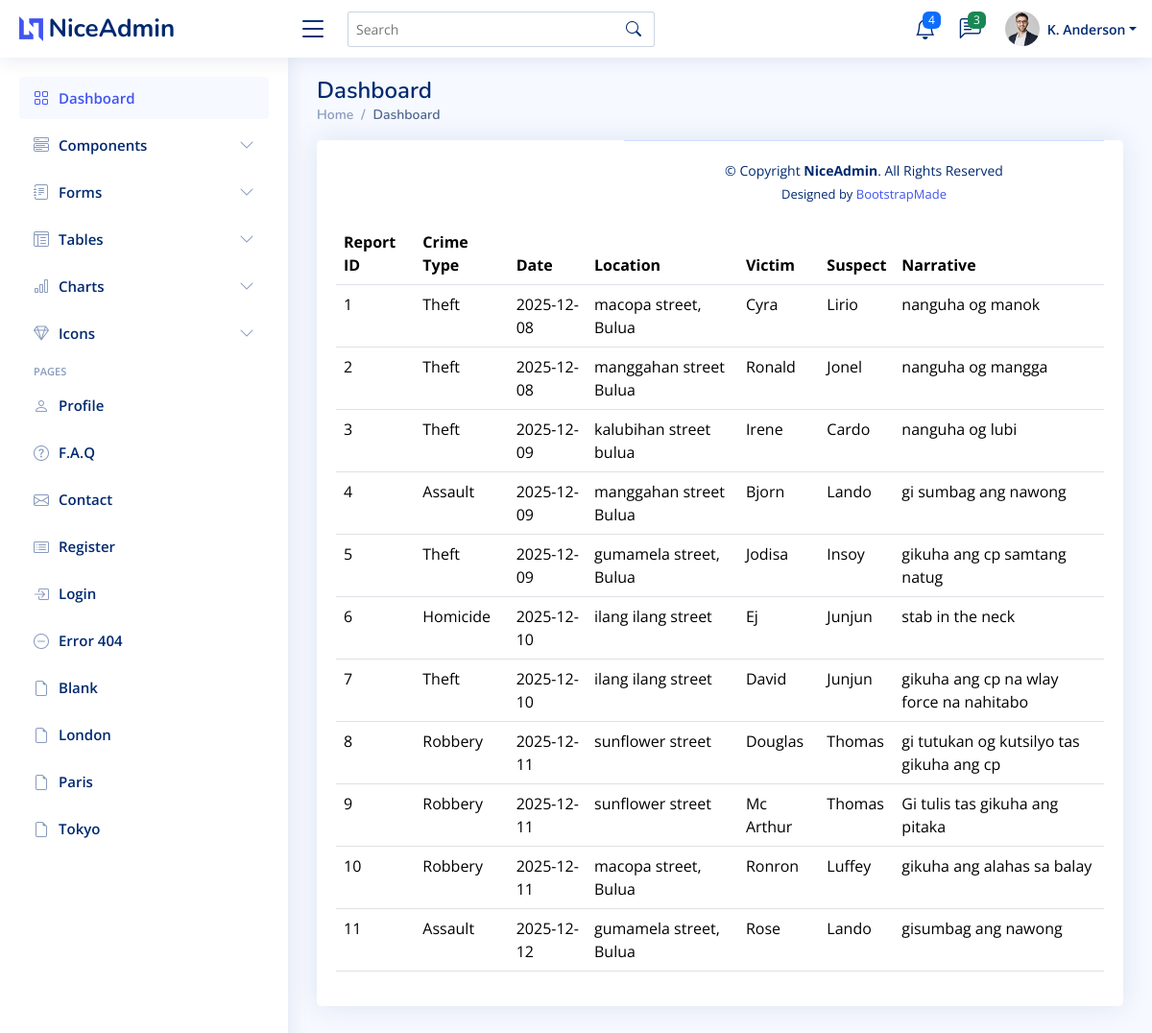
Page /index.php?page=report_list on the committed database.
### tables this page shows
CREATE TABLE `tbl_report` (
  `crime_id` int(11) NOT NULL,
  `crime_type` varchar(50) NOT NULL,
  `date` date NOT NULL,
  `location` varchar(100) NOT NULL,
  `victim_name` varchar(50) NOT NULL,
  `suspect_name` varchar(100) NOT NULL,
  `narrative` varchar(100) NOT NULL
);

### modules/report_list.php (the view, shortened to what this page needs)
<?php
include "./includes/connection.php";
$sql = "SELECT * FROM tbl_report";
$result = $conn->query($sql);
?>
 <table class="table datatable">
                <thead>
                  <tr>
                    <th>Report ID</th>
                    <th>Crime Type</th>
                    <th data-type="date" data-format="YYYY/DD/MM">Date</th>
                    <th>Location</th>
                    <th>Victim</th>
                    <th>Suspect</th>
                    <th>Narrative</th>
                  </tr>
                </thead>
                <tbody>
                  <?php while($row = $result->fetch_assoc()) :?>
                  <tr>
                    <td><?php echo $row['crime_id']; ?></td>
                    <td><?php echo $row['crime_type']; ?></td>
                    <td><?php echo $row['date']; ?></td>
                    <td><?php echo $row['location']; ?></td>
                    <td><?php echo $row['victim_name']; ?></td>
                    <td><?php echo $row['suspect_name']; ?></td>
                    <td><?php echo $row['narrative']; ?></td>
                  </tr>
                  <?php endwhile; ?>

### index.php (shortened to what this page needs)
<!DOCTYPE html>
<html lang="en">
<head>
  <link href="assets/vendor/bootstrap/css/bootstrap.min.css" rel="stylesheet">
  <link href="assets/vendor/bootstrap-icons/bootstrap-icons.css" rel="stylesheet">
  <link href="assets/vendor/boxicons/css/boxicons.min.css" rel="stylesheet">
  <link href="assets/vendor/quill/quill.snow.css" rel="stylesheet">
  <link href="assets/vendor/quill/quill.bubble.css" rel="stylesheet">
  <link href="assets/vendor/remixicon/remixicon.css" rel="stylesheet">
  <link href="assets/vendor/simple-datatables/style.css" rel="stylesheet">
  <link href="assets/css/style.css" rel="stylesheet">
</head>
<body>
  <header id="header" class="header fixed-top d-flex align-items-center">
    <div class="d-flex align-items-center justify-content-between">
      <a href="index.php" class="logo d-flex align-items-center">
        <img src="assets/img/logo.png" alt="">
        <span class="d-none d-lg-block">NiceAdmin</span>
      </a>
      <i class="bi bi-list toggle-sidebar-btn"></i>
    </div>
    <div class="search-bar">
      <form class="search-form d-flex align-items-center" method="POST" action="#">
        <input type="text" name="query" placeholder="Search" title="Enter search keyword">
        <button type="submit" title="Search"><i class="bi bi-search"></i></button>
      </form>
    </div>
    <nav class="header-nav ms-auto">
      <ul class="d-flex align-items-center">
        <li class="nav-item dropdown">
          <a class="nav-link nav-icon" href="#" data-bs-toggle="dropdown">
            <i class="bi bi-bell"></i>
            <span class="badge bg-primary badge-number">4</span>
          </a>
        </li>
        <li class="nav-item dropdown">
          <a class="nav-link nav-icon" href="#" data-bs-toggle="dropdown">
            <i class="bi bi-chat-left-text"></i>
            <span class="badge bg-success badge-number">3</span>
          </a>
        </li>
        <li class="nav-item dropdown pe-3">
          <a class="nav-link nav-profile d-flex align-items-center pe-0" href="#" data-bs-toggle="dropdown">
            <img src="assets/img/profile-img.jpg" alt="Profile" class="rounded-circle">
            <span class="d-none d-md-block dropdown-toggle ps-2">K. Anderson</span>
          </a>
        </li>
      </ul>
    </nav>
  </header>
  <aside id="sidebar" class="sidebar">
    <ul class="sidebar-nav" id="sidebar-nav">
      <li class="nav-item">
        <a class="nav-link " href="index.php">
          <i class="bi bi-grid"></i>
          <span>Dashboard</span>
        </a>
      </li>
      <li class="nav-item">
        <a class="nav-link collapsed" data-bs-target="#components-nav" data-bs-toggle="collapse" href="#">
          <i class="bi bi-menu-button-wide"></i><span>Components</span><i class="bi bi-chevron-down ms-auto"></i>
        </a>
      </li>
      <li class="nav-item">
        <a class="nav-link collapsed" data-bs-target="#forms-nav" data-bs-toggle="collapse" href="#">
          <i class="bi bi-journal-text"></i><span>Forms</span><i class="bi bi-chevron-down ms-auto"></i>
        </a>
      </li>
      <li class="nav-item">
        <a class="nav-link collapsed" data-bs-target="#tables-nav" data-bs-toggle="collapse" href="#">
          <i class="bi bi-layout-text-window-reverse"></i><span>Tables</span><i class="bi bi-chevron-down ms-auto"></i>
        </a>
      </li>
      <li class="nav-item">
        <a class="nav-link collapsed" data-bs-target="#charts-nav" data-bs-toggle="collapse" href="#">
          <i class="bi bi-bar-chart"></i><span>Charts</span><i class="bi bi-chevron-down ms-auto"></i>
        </a>
      </li>
      <li class="nav-item">
        <a class="nav-link collapsed" data-bs-target="#icons-nav" data-bs-toggle="collapse" href="#">
          <i class="bi bi-gem"></i><span>Icons</span><i class="bi bi-chevron-down ms-auto"></i>
        </a>
      </li>
      <li class="nav-heading">Pages</li>
      <li class="nav-item">
        <a class="nav-link collapsed" href="users-profile.html">
          <i class="bi bi-person"></i>
          <span>Profile</span>
        </a>
      </li>
      <li class="nav-item">
        <a class="nav-link collapsed" href="pages-faq.html">
          <i class="bi bi-question-circle"></i>
          <span>F.A.Q</span>
        </a>
      </li>
      <li class="nav-item">
        <a class="nav-link collapsed" href="pages-contact.html">
          <i class="bi bi-envelope"></i>
          <span>Contact</span>
        </a>
      </li>
      <li class="nav-item">
        <a class="nav-link collapsed" href="pages-register.html">
          <i class="bi bi-card-list"></i>
          <span>Register</span>
        </a>
      </li>
      <li class="nav-item">
        <a class="nav-link collapsed" href="pages-login.html">
          <i class="bi bi-box-arrow-in-right"></i>
          <span>Login</span>
        </a>
      </li>
      <li class="nav-item">
        <a class="nav-link collapsed" href="pages-error-404.html">
          <i class="bi bi-dash-circle"></i>
          <span>Error 404</span>
        </a>
      </li>
      <li class="nav-item">
        <a class="nav-link collapsed" href="pages-blank.html">
          <i class="bi bi-file-earmark"></i>
          <span>Blank</span>
        </a>
      </li>
            <li class="nav-item">
        <a class="nav-link collapsed" href="index.php?page=london">
          <i class="bi bi-file-earmark"></i>
          <span>London</span>
        </a>
      </li>
           <li class="nav-item">
        <a class="nav-link collapsed" href="index.php?page=paris">
          <i class="bi bi-file-earmark"></i>
          <span>Paris</span>
        </a>
      </li>
           <li class="nav-item">
        <a class="nav-link collapsed" href="index.php?page=tokyo">
          <i class="bi bi-file-earmark"></i>
          <span>Tokyo</span>
        </a>
      </li>
    </ul>
  </aside>
  <main id="main" class="main">
    <div class="pagetitle">
      <h1>Dashboard</h1>
      <nav>
        <ol class="breadcrumb">
          <li class="breadcrumb-item"><a href="index.php">Home</a></li>
          <li class="breadcrumb-item active">Dashboard</li>
        </ol>
      </nav>
    </div>
    <section class="section dashboard">
      <div class="row">
        <div class="col-lg-12">
          <div class="card">
          <div class="card-body">
              <?php
              if (isset($_GET['page'])){
              $page=$_GET['page'];
              switch ($page){
                                case 'report_list';
                                include 'modules/report_list.php';
                                break;
    }
   }
   ?>
    </section>
  </main>
  <footer id="footer" class="footer">
    <div class="copyright">
      &copy; Copyright <strong><span>NiceAdmin</span></strong>. All Rights Reserved
    </div>
    <div class="credits">
      Designed by <a href="https://bootstrapmade.com/">BootstrapMade</a>
    </div>
  </footer>
</body>
</html>

### assets/css/style.css (style rules this page uses)
:root { scroll-behavior: smooth; }
body { font-family: "Open Sans", sans-serif; background: #f6f9ff; color: #444444; }
a { color: #4154f1; text-decoration: none; }
h1, h2, h3, h4, h5, h6 { font-family: "Nunito", sans-serif; }
#main { margin-top: 60px; padding: 20px 30px; transition: all 0.3s; }
.pagetitle { margin-bottom: 10px; }
.pagetitle h1 { font-size: 24px; margin-bottom: 0; font-weight: 600; color: #012970; }
.card { margin-bottom: 30px; border: none; border-radius: 5px; box-shadow: 0px 0 30px rgba(1, 41, 112, 0.1); }
.card-body { padding: 0 20px 20px 20px; }
.breadcrumb { font-size: 14px; font-family: "Nunito", sans-serif; color: #899bbd; font-weight: 600; }
.breadcrumb a { color: #899bbd; transition: 0.3s; }
.breadcrumb .breadcrumb-item::before { color: #899bbd; }
.breadcrumb .active { color: #51678f; font-weight: 600; }
.logo { line-height: 1; }
@media (min-width: 1200px) { .logo { width: 280px; } }
.logo img { max-height: 26px; margin-right: 6px; }
.logo span { font-size: 26px; font-weight: 700; color: #012970; font-family: "Nunito", sans-serif; }
.header { transition: all 0.5s; z-index: 997; height: 60px; box-shadow: 0px 2px 20px rgba(1, 41, 112, 0.1); background-color: #fff; padding-left: 20px; }
.header .toggle-sidebar-btn { font-size: 32px; padding-left: 10px; cursor: pointer; color: #012970; }
.header .search-bar { min-width: 360px; padding: 0 20px; }
.header .search-form { width: 100%; }
.header .search-form input { border: 0; font-size: 14px; color: #012970; border: 1px solid rgba(1, 41, 112, 0.2); padding: 7px 38px 7px 8px; border-radius: 3px; transition: 0.3s; width: 100%; }
.header .search-form button { border: 0; padding: 0; margin-left: -30px; background: none; }
.header .search-form button i { color: #012970; }
.header-nav ul { list-style: none; }
.header-nav>ul { margin: 0; padding: 0; }
.header-nav .nav-icon { font-size: 22px; color: #012970; margin-right: 25px; position: relative; }
.header-nav .nav-profile { color: #012970; }
.header-nav .nav-profile img { max-height: 36px; }
.header-nav .nav-profile span { font-size: 14px; font-weight: 600; }
.header-nav .badge-number { position: absolute; inset: -2px -5px auto auto; font-weight: normal; font-size: 12px; padding: 3px 6px; }
.sidebar { position: fixed; top: 60px; left: 0; bottom: 0; width: 300px; z-index: 996; transition: all 0.3s; padding: 20px; overflow-y: auto; scrollbar-width: thin; scrollbar-color: #aab7cf transparent; box-shadow: 0px 0px 20px rgba(1, 41, 112, 0.1); background-color: #fff; }
@media (min-width: 1200px) { #main, #footer { margin-left: 300px; } }
.sidebar-nav { padding: 0; margin: 0; list-style: none; }
.sidebar-nav li { padding: 0; margin: 0; list-style: none; }
.sidebar-nav .nav-item { margin-bottom: 5px; }
.sidebar-nav .nav-heading { font-size: 11px; text-transform: uppercase; color: #899bbd; font-weight: 600; margin: 10px 0 5px 15px; }
.sidebar-nav .nav-link { display: flex; align-items: center; font-size: 15px; font-weight: 600; color: #4154f1; transition: 0.3; background: #f6f9ff; padding: 10px 15px; border-radius: 4px; }
.sidebar-nav .nav-link i { font-size: 16px; margin-right: 10px; color: #4154f1; }
.sidebar-nav .nav-link.collapsed { color: #012970; background: #fff; }
.sidebar-nav .nav-link.collapsed i { color: #899bbd; }
.sidebar-nav .nav-link .bi-chevron-down { margin-right: 0; transition: transform 0.2s ease-in-out; }
.footer { padding: 20px 0; font-size: 14px; transition: all 0.3s; border-top: 1px solid #cddfff; }
.footer .copyright { text-align: center; color: #012970; }
.footer .credits { padding-top: 5px; text-align: center; font-size: 13px; color: #012970; }

### rows in the picture
tbl_report: crime_id "1", crime_type "Theft", date "2025-12-08", location "macopa street, Bulua", victim_name "Cyra", suspect_name "Lirio", narrative "nanguha og manok"
tbl_report: crime_id "2", crime_type "Theft", date "2025-12-08", location "manggahan street Bulua", victim_name "Ronald", suspect_name "Jonel", narrative "nanguha og mangga"
tbl_report: crime_id "3", crime_type "Theft", date "2025-12-09", location "kalubihan street bulua", victim_name "Irene", suspect_name "Cardo", narrative "nanguha og lubi"
tbl_report: crime_id "4", crime_type "Assault", date "2025-12-09", location "manggahan street Bulua", victim_name "Bjorn", suspect_name "Lando", narrative "gi sumbag ang nawong"
tbl_report: crime_id "5", crime_type "Theft", date "2025-12-09", location "gumamela street, Bulua", victim_name "Jodisa", suspect_name "Insoy", narrative "gikuha ang cp samtang natug"
tbl_report: crime_id "6", crime_type "Homicide", date "2025-12-10", location "ilang ilang street", victim_name "Ej", suspect_name "Junjun", narrative "stab in the neck"
tbl_report: crime_id "7", crime_type "Theft", date "2025-12-10", location "ilang ilang street", victim_name "David", suspect_name "Junjun", narrative "gikuha ang cp na wlay force na nahitabo"
tbl_report: crime_id "8", crime_type "Robbery", date "2025-12-11", location "sunflower street", victim_name "Douglas", suspect_name "Thomas", narrative "gi tutukan og kutsilyo tas gikuha ang cp"
tbl_report: crime_id "9", crime_type "Robbery", date "2025-12-11", location "sunflower street", victim_name "Mc Arthur", suspect_name "Thomas", narrative "Gi tulis tas gikuha ang pitaka"
tbl_report: crime_id "10", crime_type "Robbery", date "2025-12-11", location "macopa street, Bulua", victim_name "Ronron", suspect_name "Luffey", narrative "gikuha ang alahas sa balay"
tbl_report: crime_id "11", crime_type "Assault", date "2025-12-12", location "gumamela street, Bulua", victim_name "Rose", suspect_name "Lando", narrative "gisumbag ang nawong"
